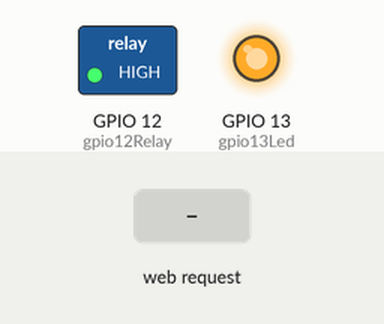
A sketch run on a simulated ESP8266 (NodeMCU). On the bench: switched loads named in the sketch (green lamp = pin HIGH), output pins drawn as LEDs (lit = HIGH). The test bench sets the inputs (shaded band). WiFi joins after 1.5 s; servers stay silent unless stated; what the sketch prints to the serial monitor is not drawn.

Above: at 7.7 s.
7.8 s: HTTP request GET /on received
At 8.7 s:
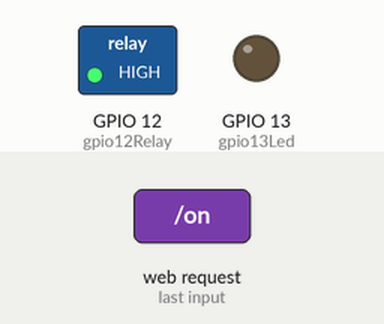
9.3 s: HTTP request GET /off received
At 9.8 s:
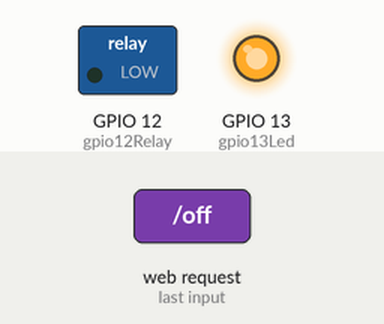
Timing chart, 0 to 12.3 s (numbered marks = the images above; inputs shaded):
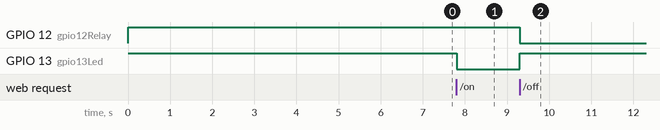

The sketch:

SONOFF_Web_Server.ino
```cpp
/*********
  Rui Santos
  Complete project details at https://RandomNerdTutorials.com/home-automation-using-esp8266/
*********/

#include <ESP8266WiFi.h>
#include <WiFiClient.h>
#include <ESP8266WebServer.h>
#include <ESP8266mDNS.h>

MDNSResponder mdns;

// Replace with your network credentials
const char* ssid = "REPLACE_WITH_YOUR_SSID";
const char* password = "REPLACE_WITH_YOUR_PASSWORD";

ESP8266WebServer server(80);

String webPage = "";

int gpio13Led = 13;
int gpio12Relay = 12;

void setup(void){
  webPage += "<h1>SONOFF Web Server</h1><p><a href=\"on\"><button>ON</button></a>&nbsp;<a href=\"off\"><button>OFF</button></a></p>";
  // preparing GPIOs
  pinMode(gpio13Led, OUTPUT);
  digitalWrite(gpio13Led, HIGH);

  pinMode(gpio12Relay, OUTPUT);
  digitalWrite(gpio12Relay, HIGH);

  Serial.begin(115200);
  delay(5000);
  WiFi.begin(ssid, password);
  Serial.println("");

  // Wait for connection
  while (WiFi.status() != WL_CONNECTED) {
    delay(500);
    Serial.print(".");
  }
  Serial.println("");
  Serial.print("Connected to ");
  Serial.println(ssid);
  Serial.print("IP address: ");
  Serial.println(WiFi.localIP());

  if (mdns.begin("esp8266", WiFi.localIP())) {
    Serial.println("MDNS responder started");
  }

  server.on("/", [](){
    server.send(200, "text/html", webPage);
  });
  server.on("/on", [](){
    server.send(200, "text/html", webPage);
    digitalWrite(gpio13Led, LOW);
    digitalWrite(gpio12Relay, HIGH);
    delay(1000);
  });
  server.on("/off", [](){
    server.send(200, "text/html", webPage);
    digitalWrite(gpio13Led, HIGH);
    digitalWrite(gpio12Relay, LOW);
    delay(1000);
  });
  server.begin();
  Serial.println("HTTP server started");
}

void loop(void){
  server.handleClient();
}
```

Measured:
- after the input at 7.8 s, GPIO 13 (gpio13Led): HIGH → LOW at once
- after the input at 9.3 s, GPIO 12 (gpio12Relay): HIGH → LOW at once; GPIO 13 (gpio13Led): LOW → HIGH at once
